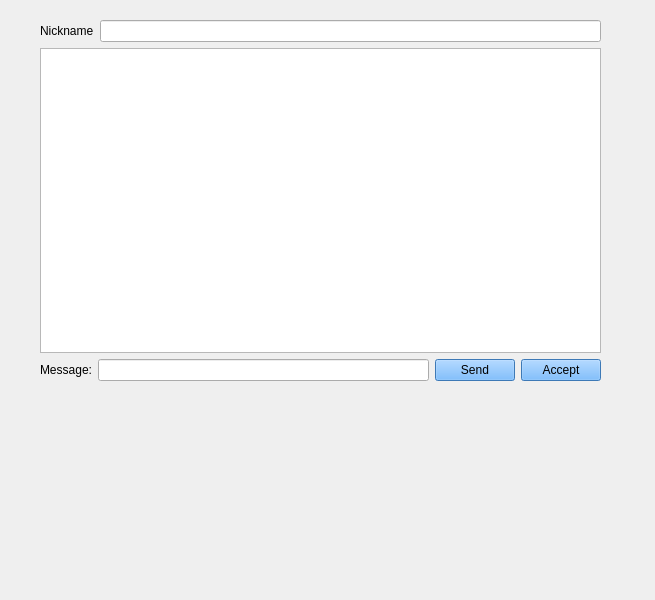
<?xml version="1.0" encoding="UTF-8"?>
<ui version="4.0">
 <class>Widget</class>
 <widget class="QWidget" name="Widget">
  <property name="geometry">
   <rect>
    <x>0</x>
    <y>0</y>
    <width>655</width>
    <height>600</height>
   </rect>
  </property>
  <property name="windowTitle">
   <string>Widget</string>
  </property>
  <property name="styleSheet">
   <string notr="true">font: 700 italic 9pt &quot;Segoe UI&quot;;</string>
  </property>
  <widget class="QWidget" name="layoutWidget">
   <property name="geometry">
    <rect>
     <x>40</x>
     <y>20</y>
     <width>561</width>
     <height>361</height>
    </rect>
   </property>
   <layout class="QVBoxLayout" name="verticalLayout">
    <item>
     <layout class="QHBoxLayout" name="horizontalLayout">
      <item>
       <widget class="QLabel" name="label_2">
        <property name="styleSheet">
         <string notr="true">font: 12pt &quot;Segoe UI&quot;;
</string>
        </property>
        <property name="text">
         <string>Nickname</string>
        </property>
       </widget>
      </item>
      <item>
       <widget class="QLineEdit" name="nickname"/>
      </item>
     </layout>
    </item>
    <item>
     <widget class="QTextEdit" name="textEdit">
      <property name="styleSheet">
       <string notr="true">
font: 12pt &quot;Segoe UI&quot;;
</string>
      </property>
     </widget>
    </item>
    <item>
     <layout class="QHBoxLayout" name="horizontalLayout_4">
      <item>
       <layout class="QHBoxLayout" name="horizontalLayout_3">
        <item>
         <widget class="QLabel" name="label">
          <property name="styleSheet">
           <string notr="true">font: 12pt &quot;Segoe UI&quot;;

</string>
          </property>
          <property name="text">
           <string>Message:</string>
          </property>
         </widget>
        </item>
        <item>
         <widget class="QLineEdit" name="message"/>
        </item>
       </layout>
      </item>
      <item>
       <layout class="QHBoxLayout" name="horizontalLayout_2">
        <item>
         <widget class="QPushButton" name="send">
          <property name="styleSheet">
           <string notr="true">font: 12pt &quot;Segoe UI&quot;;
background-color: rgb(85, 170, 255);</string>
          </property>
          <property name="text">
           <string>Send</string>
          </property>
         </widget>
        </item>
        <item>
         <widget class="QPushButton" name="bind">
          <property name="styleSheet">
           <string notr="true">font: 12pt &quot;Segoe UI&quot;;
background-color: rgb(85, 170, 255);
</string>
          </property>
          <property name="text">
           <string>Accept</string>
          </property>
         </widget>
        </item>
       </layout>
      </item>
     </layout>
    </item>
   </layout>
  </widget>
 </widget>
 <resources/>
 <connections/>
</ui>
